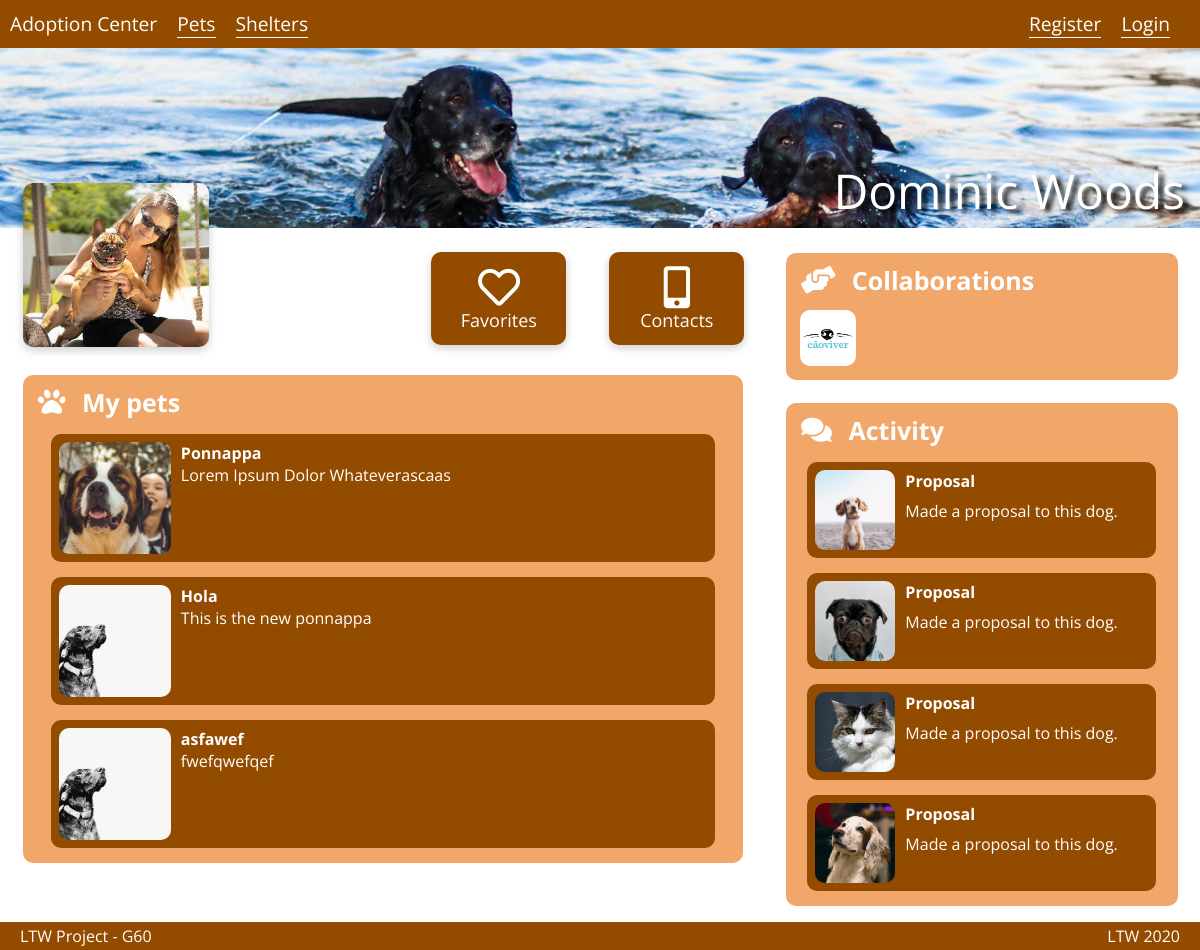
Page /user_profile.php?id=1 on the committed database.
### tables this page shows
CREATE TABLE Users (
  user_id     INTEGER PRIMARY KEY,
  username    VARCHAR,
  password    TEXT,
  name        VARCHAR,
  info        VARCHAR
);

CREATE TABLE Collaborators (
  shelter_id    INTEGER,
  user_id       INTEGER,
  CONSTRAINT collab_fk1 FOREIGN KEY (shelter_id) REFERENCES Shelters(shelter_id),
  CONSTRAINT collab_fk2 FOREIGN KEY (user_id) REFERENCES Users(user_id),
  CONSTRAINT collab_pk PRIMARY KEY(shelter_id, user_id)
);

CREATE TABLE ProposalsUser (
    prop_id     INTEGER PRIMARY KEY,
    pet_id      INTEGER,
    user_id     INTEGER,
    text        VARCHAR,
    date        VARCHAR,
    CONSTRAINT  prop_fk1 FOREIGN KEY (pet_id) REFERENCES Pets(pet_id),
    CONSTRAINT  prop_fk2 FOREIGN KEY (user_id) REFERENCES Users(user_id)
);

### user_profile.php (called while the page is built, shortened)
<?php
include_once('database/connection.php');
include_once('database/pets.php');
include_once('database/users.php');
$user = getUserByID($_GET['id']);
$pets = getUserPets($_GET['id']);
$activity = getUserActivity($_GET['id']);
$collaborations = getUserCollaborations($_GET['id']);
include('templates/common/header.php');
include('templates/common/navigation_bar.php');
include('templates/pets/user_profile.php');
include('templates/common/footer.php');

### database/users.php (called while the page is built, shortened)
<?php
function getUserByID($id) {
    global $db;
    if ($stmt = $db->prepare('SELECT * FROM Users WHERE user_id = :id')) {
        $stmt->bindParam(':id', $id);
        $stmt->execute();
        return $stmt->fetch();
    }
    else {
        printf('errno: %d, error: %s', $db->errorCode(), $db->errorInfo()[2]);
        die;
    }
}
function getUserPets($id) {
    global $db;
    if ($stmt = $db->prepare('
        SELECT Pets.name as PetName, Pets.pet_id as PetID, Pets.info as PetInfo
        FROM Users, Users_Pets, Pets
        WHERE Users.user_id = :id
        AND Users_Pets.user_id = :id
        AND Users_Pets.pet_id = Pets.pet_id')) {
        $stmt->bindParam(':id', $id);
        $stmt->execute();
        return $stmt->fetchAll();
    }
    else {
        printf('errno: %d, error: %s', $db->errorCode(), $db->errorInfo()[2]);
        die;
    }
}
function getUserCollaborations($id) {
    global $db;
    if ($stmt = $db->prepare('
        SELECT *
        FROM Shelters, Collaborators
        WHERE Collaborators.user_id = :id
        AND Shelters.shelter_id = Collaborators.shelter_id')) {
        $stmt->bindParam(':id', $id);
        $stmt->execute();
        return $stmt->fetchAll();
    }
    else {
        printf('errno: %d, error: %s', $db->errorCode(), $db->errorInfo()[2]);
        die;
    }
}
function getUserActivity($id) {
    global $db;
    if ($stmt = $db->prepare('
        SELECT *
        FROM Users, ProposalsUser
        WHERE Users.user_id = ProposalsUser.user_id
        AND Users.user_id = :id
        ORDER BY date DESC
        LIMIT 4')) {
        $stmt->bindParam(':id', $id);
        $stmt->execute();
        return $stmt->fetchAll();
    }
    else {
        printf('errno: %d, error: %s', $db->errorCode(), $db->errorInfo()[2]);
        die;
    }
}

### database/pets.php (called while the page is built, shortened)
<?php
function getImageByPetId($petID){
    global $db;
    if ($stmt = $db->prepare('SELECT * FROM Pets_Images WHERE pet_id = :id')) {
        $stmt->bindParam(':id', $petID);
        $stmt->execute();
        return $stmt->fetch()[0];
    }
    else {
        printf('errno: %d, error: %s', $db->errorCode(), $db->errorInfo()[2]);
        die;
    }
}

### templates/pets/user_profile.php (the view, shortened to what this page needs)
<section class="banner"
         style="background-image: url('database/images/users/header/originals/<?= $user['user_id'] ?>.jpg');">
    <a><?= $user['name'] ?></a>
</section>
<section class="user_profile">
    <section class="left">
        <div class="profile_pic"
             style="background-image: url('database/images/users/profile/thumbs_medium/<?= $user['user_id'] ?>.jpg') ">
        </div>
        <div id="favorites">
            <label><i id="fav_icon" class="far fa-heart"></i>
                <span>Favorites</span>
            </label>
        </div>
        <div id="contact">
            <label><i id="contact_icon" class="fas fa-mobile-alt"></i>
                <span>Contacts</span>
            </label>
        </div>
        <div class="user_pets">
            <div class="title"><i class="fas fa-paw"></i>
                <span>My pets</span></div>
            <div class="pets_container">
                <?php foreach ($pets as $pet) { ?>
                    <div class="pet">
                        <a href="pet_detail.php?id=<?= $pet['PetID'] ?>">
                            <div class="pet-img" style="background-image: url('database/images/pets/thumbs_medium/<?= getImageByPetId($pet['PetID']) ?>.jpg')"></div>
                            <div class="container-pet">
                                <h4><b><?= $pet['PetName'] ?></b></h4>
                                <p><?= $pet['PetInfo'] ?></p>
                            </div>
                        </a>
                    </div>
                <?php } ?>
            </div>
        </div>
    </section>
    <section class="right">
        <div class="collaborations">
            <div class="title"> <i class="fas fa-hands-helping"></i>
                <span>Collaborations</span></div>
            <div id="collaboration-imgs">
                <?php foreach ($collaborations as $collab) { ?>
                    <a href="shelter_profile.php?id=<?= $collab['shelter_id'] ?>">
                        <div class="collaboration-img" style="background-image: url('database/images/shelters/profile/thumbs_medium/<?= $collab['shelter_id'] ?>.jpg') ">
                        </div>
                    </a>
                <?php } ?>
            </div>
        </div>
        <div class="user_activity">
            <div class="title"><i class="fas fa-comments"></i>
                <span>Activity</span></div>
            <?php $count = 0; foreach ($activity as $act) { ?>
                <div class="activity-card">
                    <a href="pet_detail.php?id=<?= $act['pet_id'] ?>">
                        <div class="activity-img" style="background-image: url('database/images/pets/thumbs_medium/<?= getImageByPetId($act['pet_id']) ?>.jpg')"></div>
                        <div class="container-activity">
                            <h4><b>Proposal</b></h4>
                            <p> Made a proposal to this dog.</p>
                        </div>
                    </a>
                </div>
            <?php } ?>
        </div>
    </section>
</section>

### rows in the picture
users: name "Dominic Woods"
proposalsuser: shows a picture
proposalsuser: shows a picture
proposalsuser: shows a picture
proposalsuser: shows a picture

### other values in the picture
$pet['PetName'] "Ponnappa"
$pet['PetInfo'] "Lorem Ipsum Dolor Whateverascaas"
$pet['PetName'] "Hola"
$pet['PetInfo'] "This is the new ponnappa"
$pet['PetName'] "asfawef"
$pet['PetInfo'] "fwefqwefqef"
